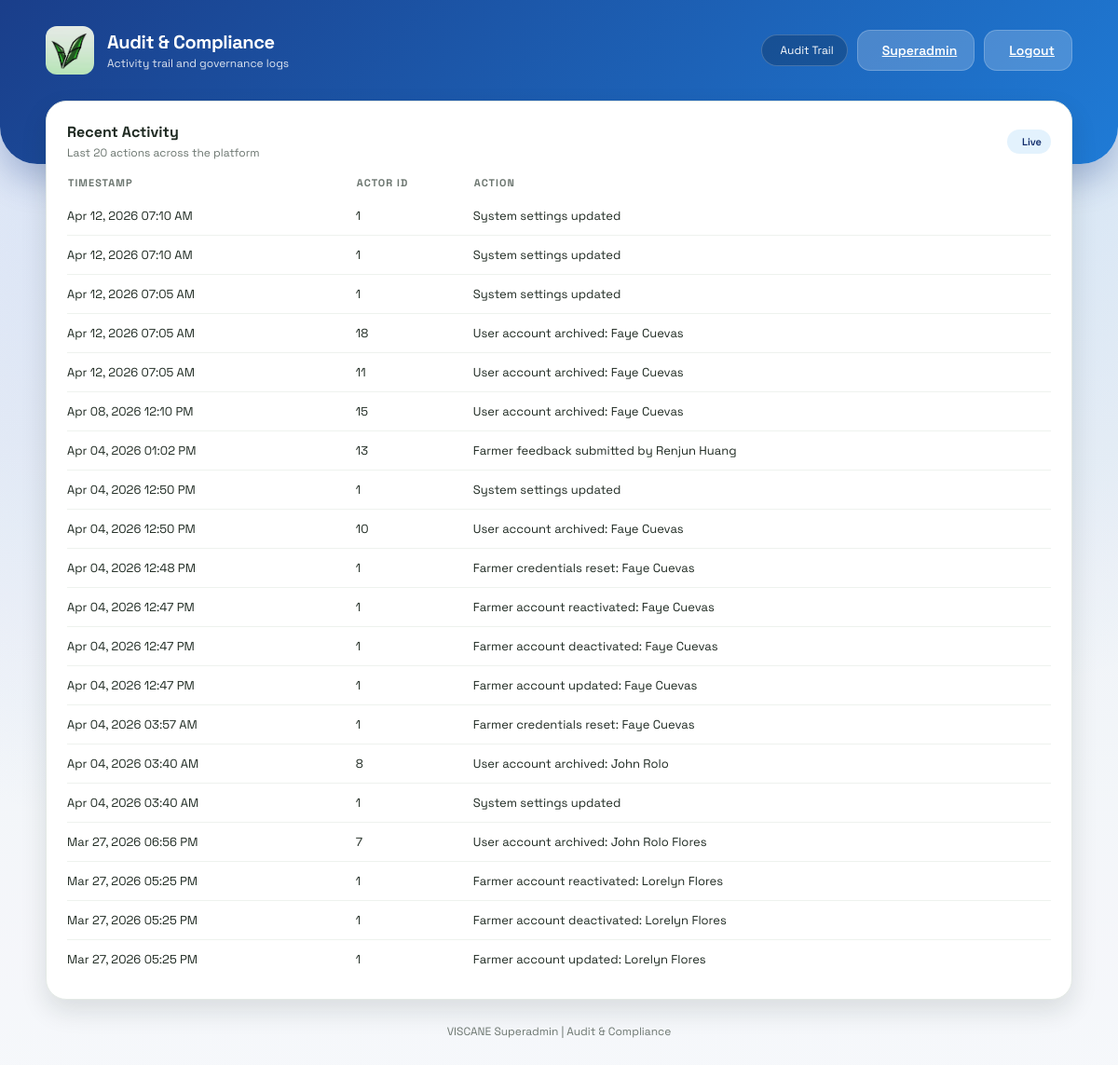
Screenshot of /superadmin/audit (signed in) with the database file from the repository.
### models.py (models this page shows)
class AuditLog(db.Model):
    id = db.Column(db.Integer, primary_key=True)
    user_id = db.Column(db.Integer, nullable=True)
    action = db.Column(db.String(255), nullable=False)
    timestamp = db.Column(db.DateTime, default=datetime.utcnow, nullable=False)

### app.py (the view)
@app.route('/superadmin/audit')
@role_required('superadmin')
def superadmin_audit():
    logs = AuditLog.query.order_by(AuditLog.timestamp.desc()).limit(20).all()
    return render_template('superadmin_audit.html', logs=logs, current_admin=get_current_admin())

### app.py (called while the page is built)
def role_required(required_role):
    def decorator(view):
        @wraps(view)
        def wrapped(*args, **kwargs):
            admin_id = session.get('admin_id')
            if not admin_id:
                return redirect(url_for('admin_login'))
            admin = Admin.query.get(admin_id)
            if not admin or admin.is_archived or admin.role != required_role:
                return redirect(url_for('admin_portal'))
            return view(*args, **kwargs)
        return wrapped
    return decorator

def get_current_admin():
    admin_id = session.get('admin_id')
    if not admin_id:
        return None
    admin = Admin.query.get(admin_id)
    if not admin or admin.is_archived:
        return None
    return admin

### templates/superadmin_audit.html (shortened to what this page needs)
<!DOCTYPE html>
<html lang="en">
<head>
    <link rel="stylesheet" href="{{ url_for('static', filename='style.css') }}">
</head>
<body class="admin-layout">
    <header class="dashboard-header">
        <div class="header-content">
            <div class="brand">
                <div class="brand-icon">
                    <img src="{{ url_for('static', filename='logo.jpg') }}" alt="VISCANE Logo" style="width: 100%; height: 100%; object-fit: cover; border-radius: 12px;">
                </div>
                <div>
                    <p class="brand-title">Audit & Compliance</p>
                    <p class="brand-subtitle">Activity trail and governance logs</p>
                </div>
            </div>
            <div class="header-actions">
                <div class="status-pill">
                    Audit Trail
                </div>
                <a class="btn light" href="/superadmin">
                    Superadmin
                </a>
                <a class="btn light" href="/admin-logout">
                    Logout
                </a>
            </div>
        </div>
    </header>
    <main class="dashboard-container fade-in">
        <section class="panel">
            <div class="panel-header">
                <div>
                    <h3 class="panel-title">Recent Activity</h3>
                    <p class="panel-subtitle">Last 20 actions across the platform</p>
                </div>
                <span class="badge">Live</span>
            </div>
            <table class="data-table">
                <thead>
                    <tr>
                        <th>Timestamp</th>
                        <th>Actor ID</th>
                        <th>Action</th>
                    </tr>
                </thead>
                <tbody>
                    {% if logs %}
                        {% for log in logs %}
                            <tr>
                                <td>{{ log.timestamp.strftime('%b %d, %Y %I:%M %p') }}</td>
                                <td>{{ log.user_id if log.user_id else 'System' }}</td>
                                <td>{{ log.action }}</td>
                            </tr>
                        {% endfor %}
                    {% else %}
                        <tr>
                            <td colspan="3">No audit entries available yet.</td>
                        </tr>
                    {% endif %}
                </tbody>
            </table>
        </section>
        <div class="footer-link">VISCANE Superadmin | Audit & Compliance</div>
    </main>
</body>
</html>

### static/style.css (style rules this page uses)
:root { --glass-bg: rgba(255, 255, 255, 0.15); --glass-border: rgba(255, 255, 255, 0.2); --primary-green: #43A047; --neutral-0: #ffffff; --neutral-50: #f6f8f5; --neutral-100: #eef2ee; --neutral-200: #e3e9e5; --neutral-500: #6b756f; --neutral-900: #1f2a22; --radius-lg: 22px; --radius-md: 16px; --shadow-md: 0 12px 28px rgba(19, 32, 24, 0.12); --shadow-lg: 0 18px 45px rgba(19, 32, 24, 0.18); }
* { box-sizing: border-box; }
body { margin: 0; font-family: "Space Grotesk", sans-serif; background-image: linear-gradient(rgba(0,0,0,0.5), rgba(0,0,0,0.5)), url('background.png'); background-size: cover; background-position: center; background-attachment: fixed; display: flex; justify-content: center; align-items: center; min-height: 100vh; color: white; }
.fade-in { animation: slideUp 0.6s ease-out forwards; }
body.farmer-layout, body.admin-layout { display: block; min-height: 100vh; background-image: none; background-color: var(--neutral-50); color: var(--neutral-900); overflow-x: hidden; padding: 0; }
body.admin-layout { --accent: #1E5BBF; --accent-soft: #E3F2FD; --accent-strong: #102B6A; --header-gradient: linear-gradient(135deg, #1A3E8A, #1F7BD6); --header-shadow: 0 18px 35px rgba(26, 62, 138, 0.28); }
.dashboard-header { background: var(--header-gradient); color: white; padding: 28px 0 96px; border-radius: 0 0 40px 40px; box-shadow: var(--header-shadow); position: relative; z-index: 2; }
.header-content { max-width: 1150px; margin: 0 auto; padding: 0 24px; display: flex; justify-content: space-between; align-items: center; gap: 20px; flex-wrap: wrap; }
.brand { display: flex; align-items: center; gap: 14px; }
.brand-icon { width: 52px; height: 52px; border-radius: 16px; display: grid; place-items: center; background: rgba(255, 255, 255, 0.18); backdrop-filter: blur(8px); font-size: 26px; }
.brand-title { margin: 0; font-size: 20px; font-weight: 700; letter-spacing: -0.4px; }
.brand-subtitle { margin: 2px 0 0; font-size: 12px; opacity: 0.85; }
.header-actions { display: flex; align-items: center; gap: 10px; flex-wrap: wrap; }
.status-pill { display: inline-flex; align-items: center; gap: 6px; padding: 8px 14px; border-radius: 999px; background: rgba(0,0,0,0.2); border: 1px solid rgba(255,255,255,0.2); font-size: 12px; }
.dashboard-container { max-width: 1150px; margin: -68px auto 0; padding: 0 24px 60px; position: relative; z-index: 2; }
.btn { border: none; border-radius: 14px; padding: 12px 18px; font-weight: 600; font-size: 14px; cursor: pointer; display: inline-flex; align-items: center; gap: 8px; transition: transform 0.2s ease, box-shadow 0.2s ease, background 0.2s ease; }
.btn.light { background: rgba(255,255,255,0.2); color: white; border: 1px solid rgba(255,255,255,0.2); }
.panel { background: var(--neutral-0); border-radius: var(--radius-lg); padding: 22px; border: 1px solid var(--neutral-200); box-shadow: var(--shadow-md); }
.panel-header { display: flex; justify-content: space-between; align-items: center; gap: 12px; margin-bottom: 16px; }
.panel-title { margin: 0; font-size: 16px; color: var(--neutral-900); }
.panel-subtitle { margin: 4px 0 0; font-size: 12px; color: var(--neutral-500); }
.badge { display: inline-flex; align-items: center; gap: 6px; padding: 6px 10px; border-radius: 999px; background: var(--accent-soft); color: var(--accent-strong); font-size: 11px; font-weight: 600; }
.data-table { width: 100%; border-collapse: collapse; font-size: 13px; }
.data-table th { text-align: left; color: var(--neutral-500); font-size: 11px; text-transform: uppercase; letter-spacing: 1px; padding-bottom: 8px; }
.data-table td { padding: 12px 0; border-bottom: 1px solid var(--neutral-100); }
.data-table tr:last-child td { border-bottom: none; }
.footer-link { margin-top: 26px; text-align: center; font-size: 12px; color: var(--neutral-500); }

### rows the page displays
AuditLog: timestamp "Apr 12, 2026 07:10 AM", user "1", action "System settings updated"
AuditLog: timestamp "Apr 12, 2026 07:10 AM", user "1", action "System settings updated"
AuditLog: timestamp "Apr 12, 2026 07:05 AM", user "1", action "System settings updated"
AuditLog: timestamp "Apr 12, 2026 07:05 AM", user "18", action "User account archived: Faye Cuevas"
AuditLog: timestamp "Apr 12, 2026 07:05 AM", user "11", action "User account archived: Faye Cuevas"
AuditLog: timestamp "Apr 08, 2026 12:10 PM", user "15", action "User account archived: Faye Cuevas"
AuditLog: timestamp "Apr 04, 2026 01:02 PM", user "13", action "Farmer feedback submitted by Renjun Huang"
AuditLog: timestamp "Apr 04, 2026 12:50 PM", user "1", action "System settings updated"
AuditLog: timestamp "Apr 04, 2026 12:50 PM", user "10", action "User account archived: Faye Cuevas"
AuditLog: timestamp "Apr 04, 2026 12:48 PM", user "1", action "Farmer credentials reset: Faye Cuevas"
AuditLog: timestamp "Apr 04, 2026 12:47 PM", user "1", action "Farmer account reactivated: Faye Cuevas"
AuditLog: timestamp "Apr 04, 2026 12:47 PM", user "1", action "Farmer account deactivated: Faye Cuevas"
AuditLog: timestamp "Apr 04, 2026 12:47 PM", user "1", action "Farmer account updated: Faye Cuevas"
AuditLog: timestamp "Apr 04, 2026 03:57 AM", user "1", action "Farmer credentials reset: Faye Cuevas"
AuditLog: timestamp "Apr 04, 2026 03:40 AM", user "8", action "User account archived: John Rolo"
AuditLog: timestamp "Apr 04, 2026 03:40 AM", user "1", action "System settings updated"
AuditLog: timestamp "Mar 27, 2026 06:56 PM", user "7", action "User account archived: John Rolo Flores"
AuditLog: timestamp "Mar 27, 2026 05:25 PM", user "1", action "Farmer account reactivated: Lorelyn Flores"
AuditLog: timestamp "Mar 27, 2026 05:25 PM", user "1", action "Farmer account deactivated: Lorelyn Flores"
AuditLog: timestamp "Mar 27, 2026 05:25 PM", user "1", action "Farmer account updated: Lorelyn Flores"
